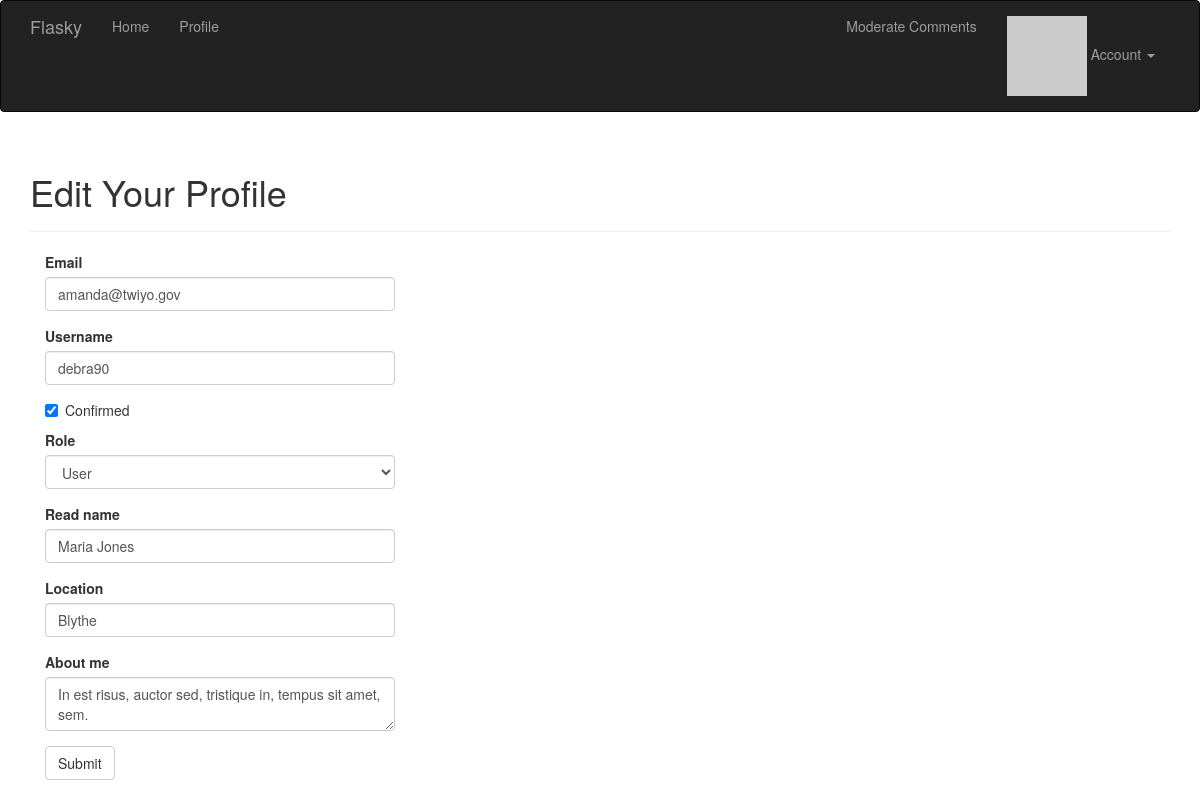
The app's page /edit-profile/87 (signed in), older data.
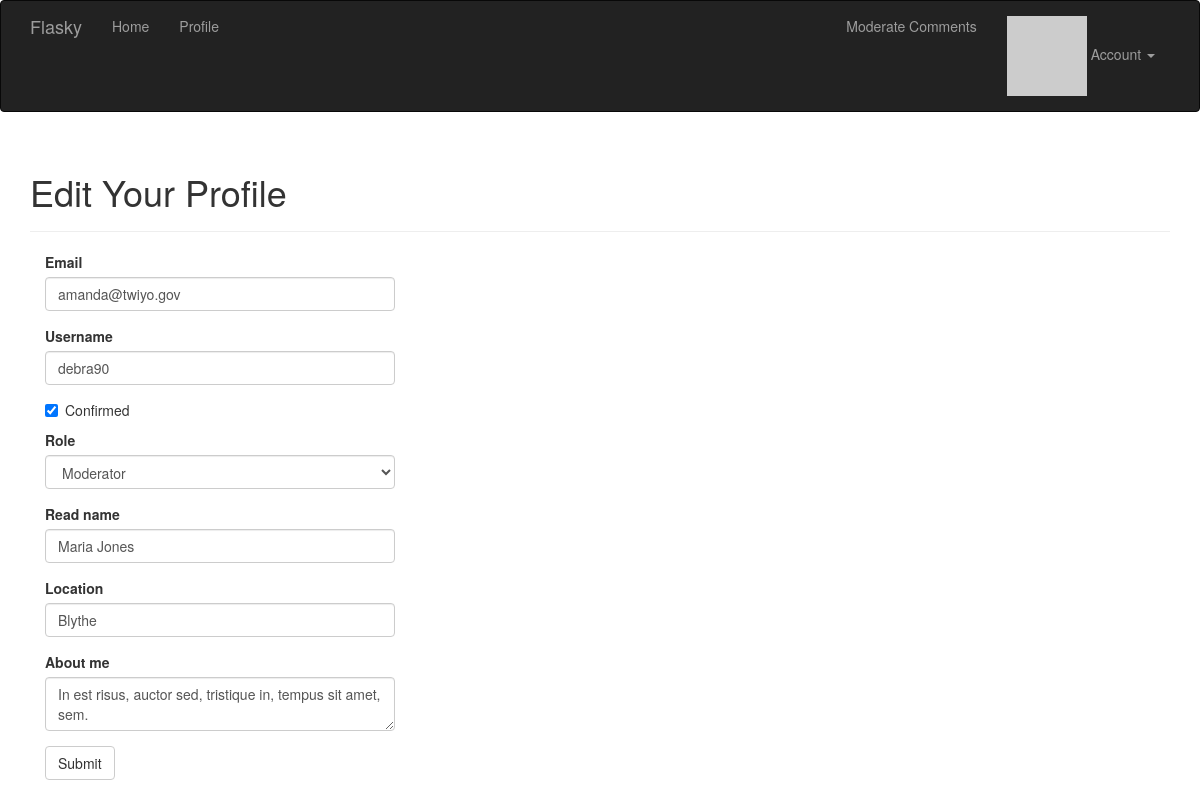
The same page, newer data.
### app/models.py (models this page shows, shortened)
class User(UserMixin, db.Model):
    __tablename__ = 'users'
    id = db.Column(db.Integer, primary_key = True)
    email = db.Column(db.String(64), unique = True, index = True)
    username = db.Column(db.String(64), unique = True, index = True)
    role_id = db.Column(db.Integer, db.ForeignKey('roles.id'))
    password_hash = db.Column(db.String(128))
    confirmed = db.Column(db.Boolean, default = False)
    name = db.Column(db.String(64))
    location = db.Column(db.String(64))
    about_me = db.Column(db.Text())
    member_since = db.Column(db.DateTime(), default = datetime.utcnow)
    last_seen = db.Column(db.DateTime(), default = datetime.utcnow)
    avatar_hash = db.Column(db.String(32))
    posts = db.relationship('Post', backref = 'author', lazy = 'dynamic')
    followed = db.relationship('Follow',
                               foreign_keys = [Follow.follower_id],
                               backref = db.backref('follower', lazy = 'joined'),
                               lazy = 'dynamic',
                               cascade = 'all, delete-orphan')
    followers = db.relationship('Follow',
                                foreign_keys = [Follow.followed_id],
                                backref = db.backref('followed', lazy = 'joined'),
                                lazy = 'dynamic',
                                cascade = 'all, delete-orphan')
    comments = db.relationship('Comment', backref = 'author', lazy = 'dynamic')
    @property
    def password(self):
        raise AttributeError('password is not a readable attribute')
    def can(self, permissions):
        return self.role is not None and \
            (self.role.permissions & permissions) == permissions
    def ping(self):
        self.last_seen = datetime.utcnow()
        db.session.add(self)
    def gravatar(self, size = 100, default = 'identicon', rating = 'g'):
        if request.is_secure:
            url = 'https://cn.gravatar.com/avatar'
        else:
            url = 'http://cn.gravatar.com/avatar'
        hash = self.avatar_hash or hashlib.md5(self.email.encode('utf-8')).hexdigest()
        return '{url}/{hash}?s={size}&d={default}&r={rating}'.format(
            url = url, hash = hash, size = size, default = default, rating = rating)

### app/main/views.py (the view, shortened to what this page needs)
@main.route('/edit-profile/<int:id>', methods = ['GET', 'POST'])
@login_required
@admin_required
def edit_profile_admin(id):
    user = User.query.get_or_404(id)
    form = EditProfileAdminForm(user = user)
    form.email.data = user.email
    form.username.data = user.username
    form.confirmed.data = user.confirmed
    form.role.data = user.role_id
    form.name.data = user.name
    form.location.data = user.location
    form.about_me.data = user.about_me
    return render_template('edit_profile.html', form = form, user = user)

### app/main/forms.py (shortened to what this page needs)
class EditProfileAdminForm(Form):
    email = StringField('Email', validators = [Required(), Length(1, 64),
                                               Email()])
    username = StringField('Username', validators = [
        Required(), Length(1, 64), Regexp('^[A-Za-z][A-Za-z0-9_.]*$', 0,
                                          'Usernames must have only letters, '
                                          'numbers, dots or underscores')])
    confirmed = BooleanField('Confirmed')
    role = SelectField('Role', coerce = int)
    name = StringField('Read name', validators = [Length(0, 64)])
    location = StringField('Location', validators = [Length(0, 64)])
    about_me = TextAreaField('About me')
    submit = SubmitField('Submit')
    def __init__(self, user, *args, **kwargs):
        super(EditProfileAdminForm, self).__init__(*args, **kwargs)
        self.role.choices = [(role.id, role.name)
                            for role in Role.query.order_by(Role.name).all()]
        self.user = user

### app/main/__init__.py (called while the page is built)
@main.app_context_processor
def inject_permissions():
    return dict(Permission = Permission)

### app/models.py (called while the page is built)
@login_manager.user_loader
def load_user(user_id):
    return User.query.get(int(user_id))

### app/templates/edit_profile.html (shortened to what this page needs)
{% extends "base.html" %}
{% import "bootstrap/wtf.html" as wtf %}
{% block page_content %}
<div class="page-header">
    <h1>Edit Your Profile</h1>
</div>
<div class="col-md-4">
    {{ wtf.quick_form(form) }}
</div>
{% endblock %}

Row changes from the older to the newer data that the page shows:
changed User "amanda@twiyo.gov": role "User" → "Moderator"
